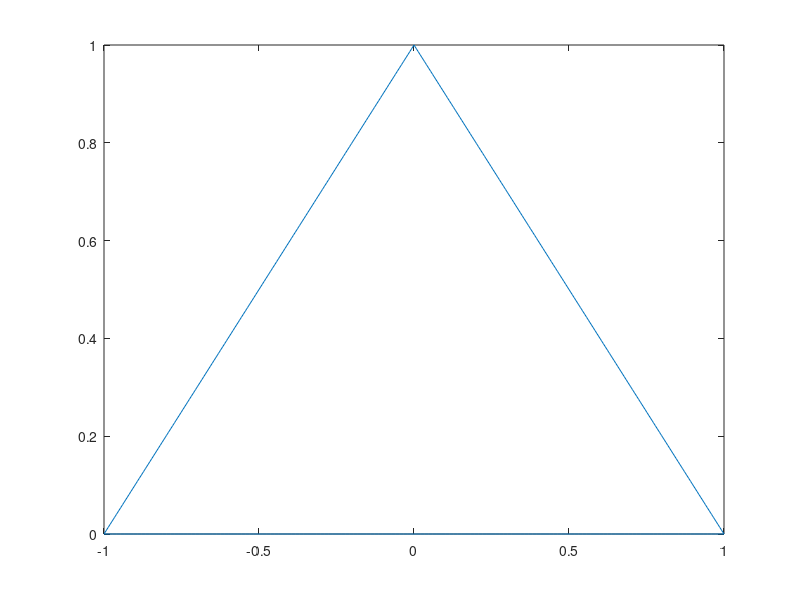
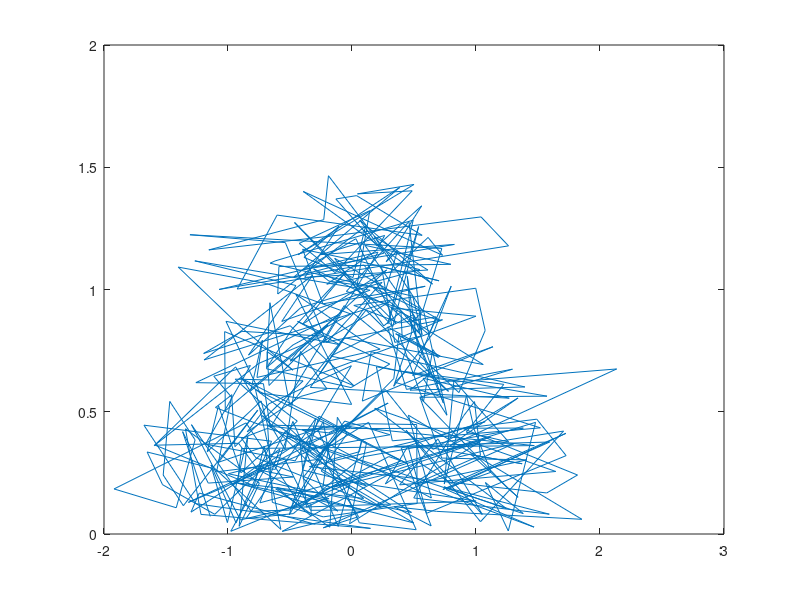

These figures' MATLAB source, in order: (Note: this script raises an error after producing the figures.)
x = linspace(-1, 0, 150);
y = x+1;


xa = linspace(0, 1, 150);
ya = -xa+1;
x = [x xa];
y = [y ya];

xa = linspace(-1, 1, 150);
ya = zeros(1, 150);
xa = fliplr(xa);
ya = fliplr(ya);
x = [x xa];
y = [y ya];



S = x+randn(size(x))/2;
T = y+rand(size(y))/2;

figure(1)
plot(x, y)

figure(2)
plot(S, T)
hold off

figure(3)
x_inv = f_eliminar_ruido(S, size(S,2), 0.12);
y_inv = f_eliminar_ruido(T, size(T,2), 0.12);
plot(x_inv, y_inv)